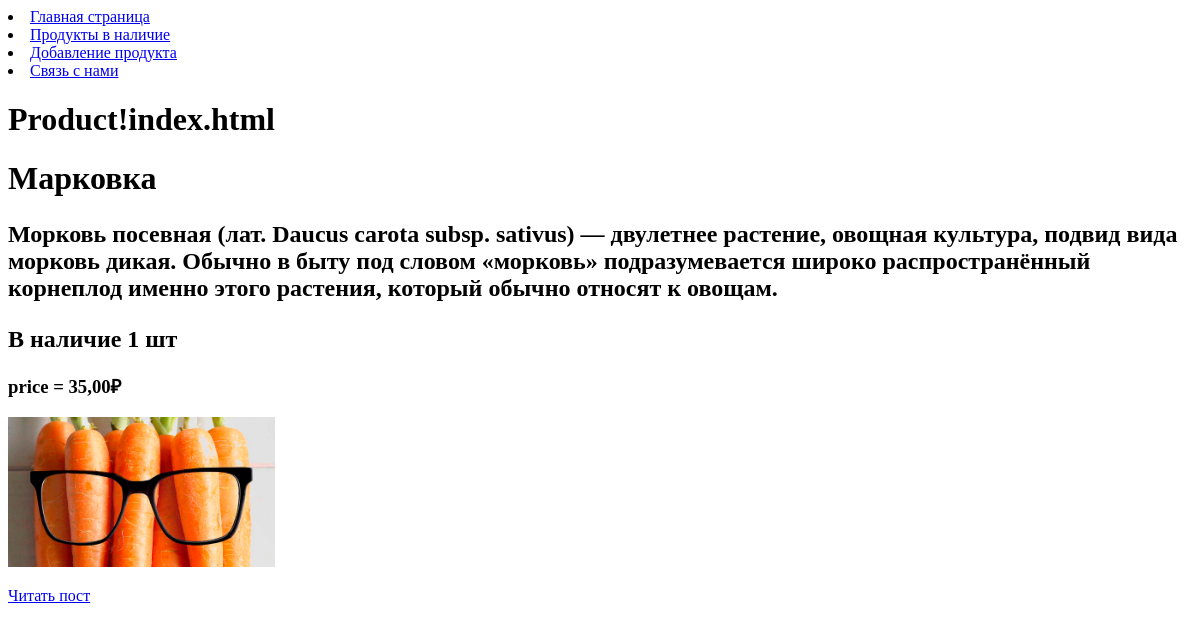
The app's page /index/, older data.
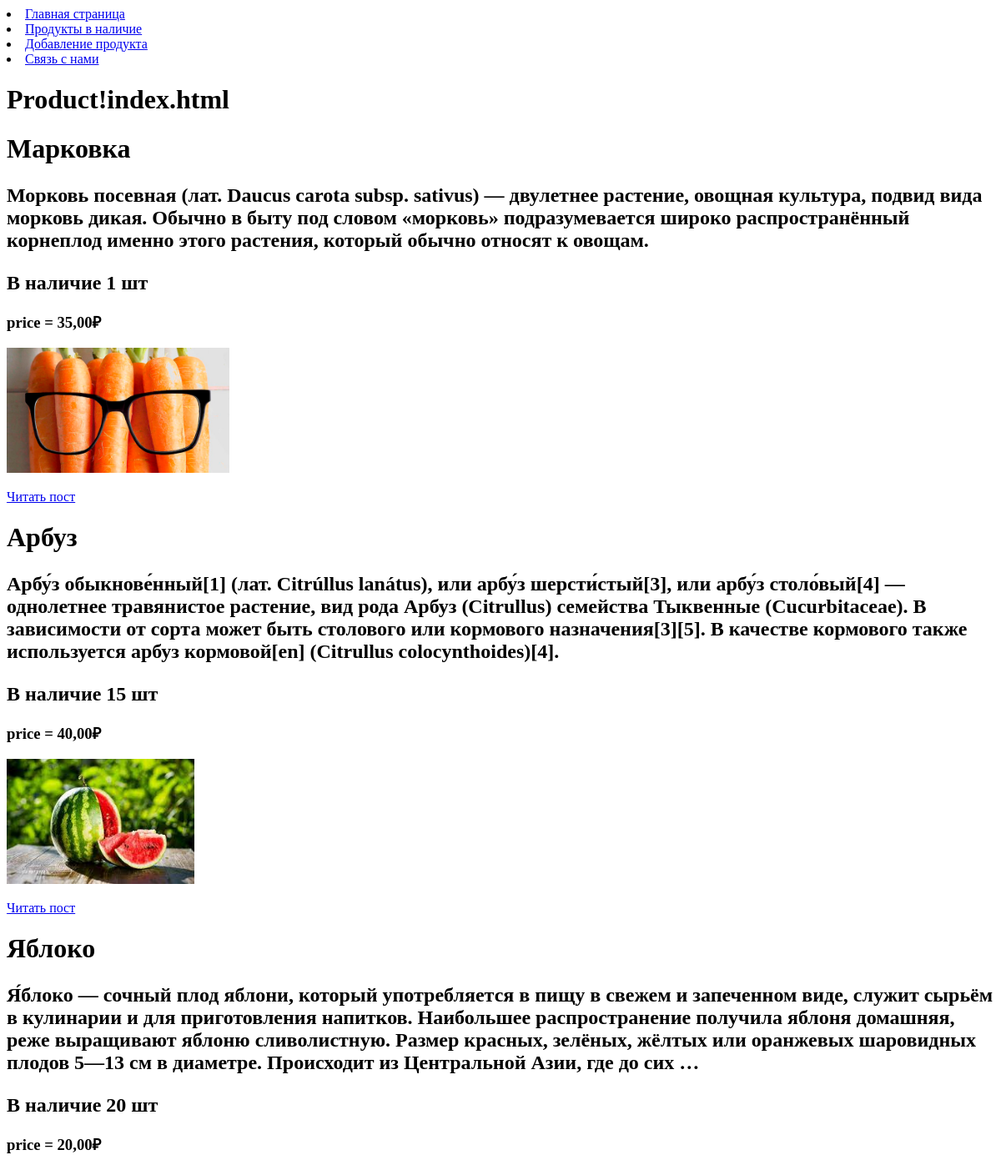
The same page, newer data.
### MedoedPJ/models.py (models this page shows, shortened)
class Product(models.Model):
    title = models.CharField(max_length = 200, verbose_name = "Название")
    content = models.TextField(verbose_name = "Описание")
    photo = models.ImageField(upload_to = "photos/ ",blank = True, verbose_name = "Фото")
    price = models.DecimalField( max_digits = 7, decimal_places = 2, verbose_name = "Цена")
    quantity = models.IntegerField( default=0, validators=[MinValueValidator(0), MaxValueValidator(1000)], verbose_name = "Количество")
    sellerr = models.ForeignKey("Seller", on_delete = models.PROTECT, null = True,)
    slug = models.SlugField(max_length=200, unique=True, db_index=True, blank = True, null = True)
    def get_absolute_url(self):
        return reverse("post", kwargs={"post_slug": self.slug })

### MedoedPJ/views.py (the view)
# urls.py: path("index/", ProductClass.as_view(), name="info"),
class ProductClass(DataMixin,ListView):
    model = Product
    template_name = "MedoedPJ/index.html"
    context_object_name = 'posts'
    def get_context_data(self, *, object_list=None, **kwargs):
        context = super().get_context_data(**kwargs)
        c_def = self.get_user_context()
        context["title"] = "Product"
        return dict(list(context.items()) + list(c_def.items()))

### MedoedPJ/utils.py (called while the page is built)
    def get_user_context(self, **kwargs):
        context = kwargs
        context["points"] = points
        return context

### MedoedPJ/templates/MedoedPJ/index.html
{% extends "MedoedPJ/base.html" %}
{% block info %}
    <h1>{{ title }}!index.html</h1>
    {% for i in posts %}
    <h1>{{ i.title }}  </h1><p></p>
    <h2>{{ i.content |linebreaks|truncatewords:50 }}  </h2><p></p>
    <h2> В наличие {{ i.quantity }} шт</h2>
    <h3>price  = {{ i.price  }}₽ </h3><p></p>
    {% if i.photo %}
    <img src="{{i.photo.url}}" alt="{{i.title}}" height="150" width="auto"><p></p>
    <a href = "{{ i.get_absolute_url }}"> Читать пост</a>
    {% endif %}
    {% endfor %}
{% endblock %}

### MedoedPJ/templates/MedoedPJ/base.html (shortened to what this page needs)
<!DOCTYPE html>
<html lang="ru">
<head>
</head>
<body>
    {% for m in points %}
    <li><a href="{% url m.url_name %}">{{m.title}}</a></li>
{% endfor %}
{% block info %}
{% endblock %}
</body>
</html>

Row changes from the older to the newer data that the page shows:
added Product: title "Арбуз", content "Арбу́з обыкнове́нный[1] (лат. Citrúllus lanátus), или арбу́з шерсти́стый[3], или арбу́з столо́вый[4] — однолетнее травянистое растение, вид рода Арбуз (Citrullus) семейства Тыквенные (Cucurbitaceae). В зависимости от сорта может быть столового или кормового назначения[3][5]. В качестве кормового также используется арбуз кормовой[en] (Citrullus colocynthoides)[4].", quantity "15", price "40,00", photo (picture)
added Product: title "Яблоко", content "Я́блоко — сочный плод яблони, который употребляется в пищу в свежем и запеченном виде, служит сырьём в кулинарии и для приготовления напитков. Наибольшее распространение получила яблоня домашняя, реже выращивают яблоню сливолистную. Размер красных, зелёных, жёлтых или оранжевых шаровидных плодов 5—13 см в диаметре. Происходит из Центральной Азии, где до сих …", quantity "20", price "20,00"
